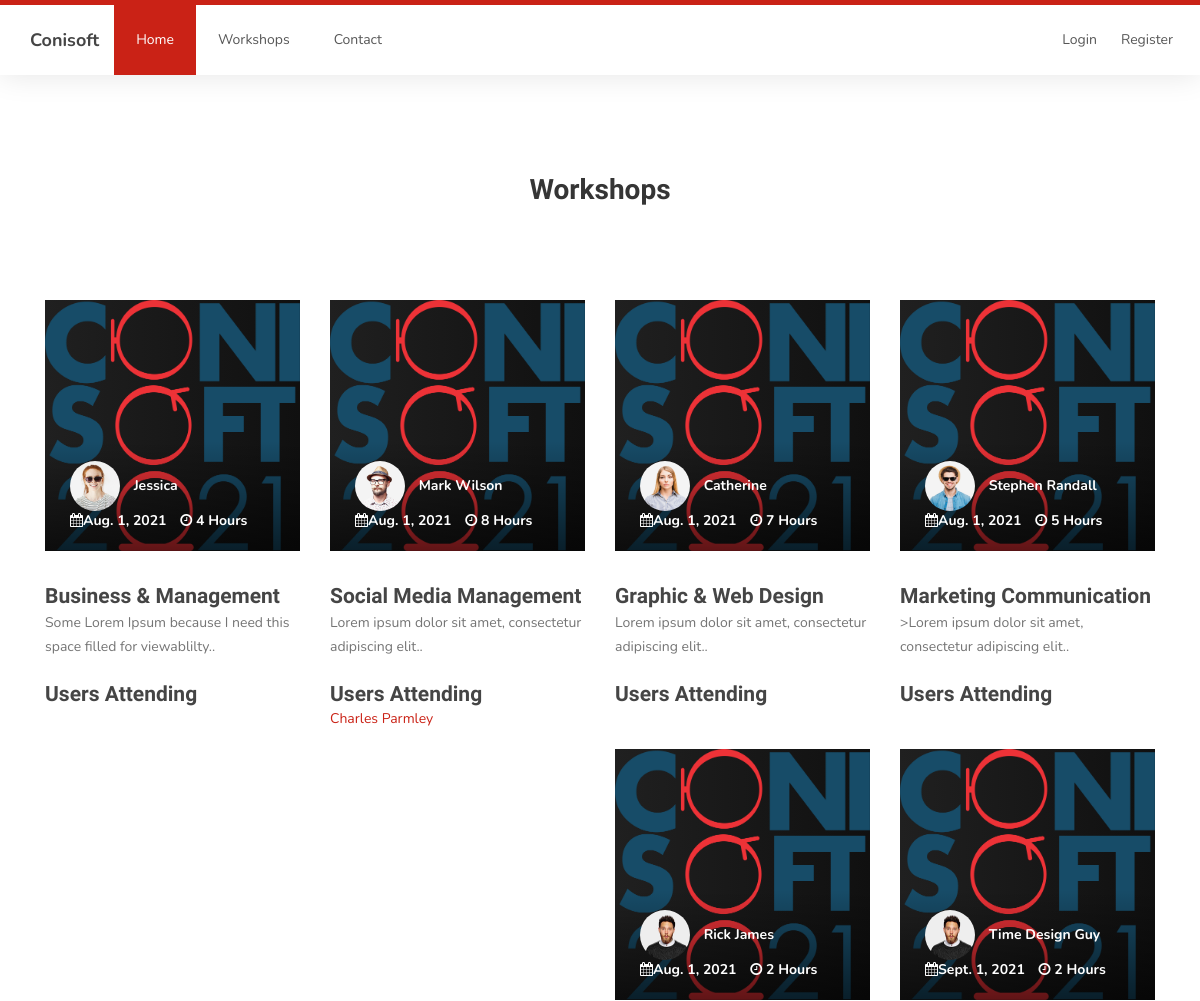
Page /workshops/detail (upper part) on the earlier database version.
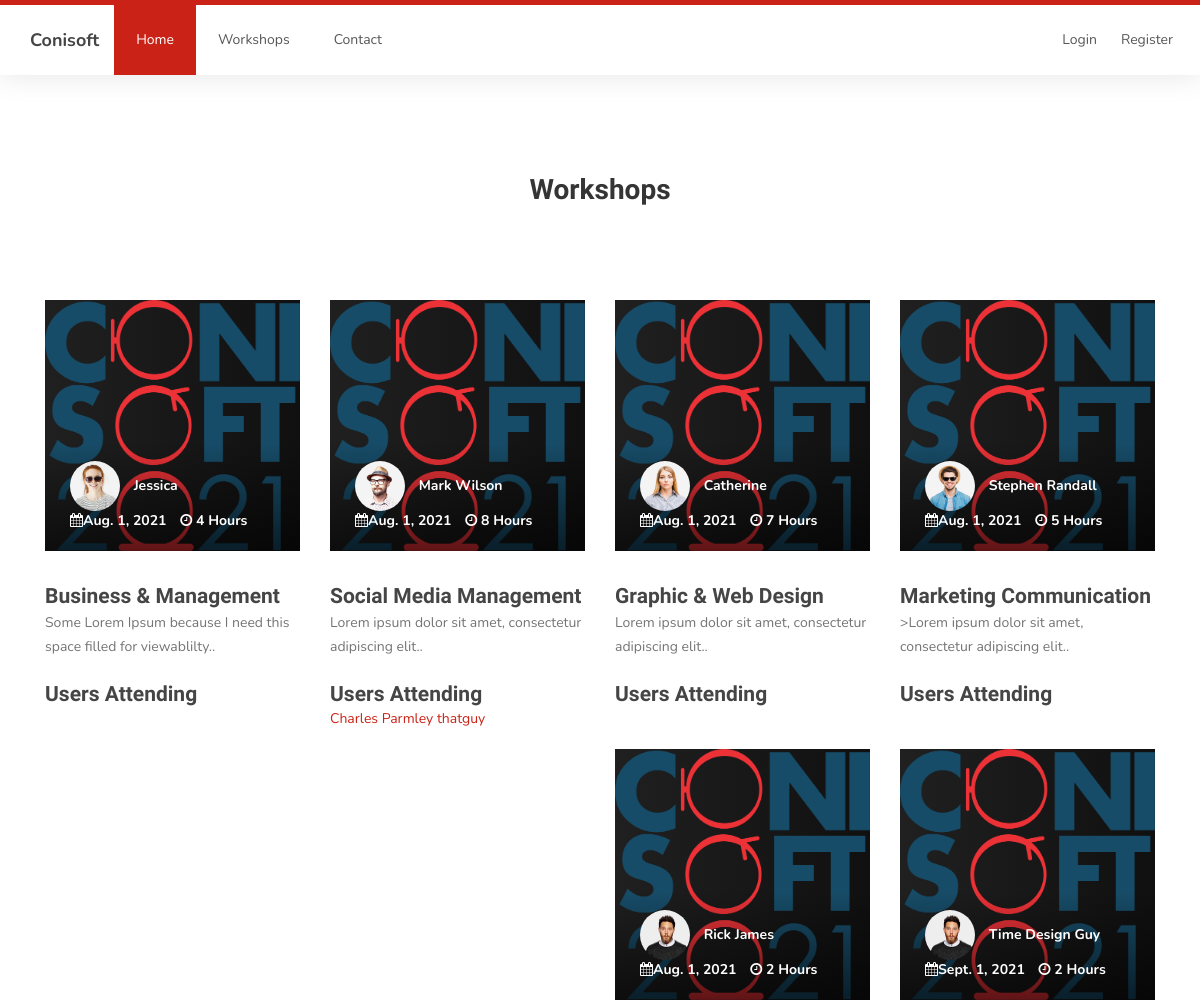
Same page on the later database version.
### mainApp/models.py (models this page shows, shortened)
class Course(models.Model):
    date = models.DateField()
    time = models.TimeField()
    time_length = models.IntegerField()
    name = models.CharField(max_length=200)
    email = models.EmailField(max_length=200, default="course@mail.com")
    description = models.CharField(max_length=200)
    presenter = models.CharField(max_length=200)
    image = models.ImageField(upload_to='images/', height_field=None, width_field=None, max_length=100, default="None/conisoft_logo_0SeqbbO.png")
    presenter_image = models.ImageField(upload_to='images/', height_field=None, width_field=None, max_length=100)
    attendants = models.IntegerField(default=0)
    max_size = models.IntegerField(default=20)
    zoom_link = models.CharField(blank=True, max_length=500)
    approved = models.BooleanField(default=False) # reciept approval
    context_object_name = 'Course'

class User(AbstractBaseUser):
    context_object_name = 'User'
    email = models.EmailField(
        verbose_name='email address',
        max_length=255,
        unique=True,
    )
    is_active = models.BooleanField(default=True)
    staff = models.BooleanField(default=False) # a admin user; non super-user
    admin = models.BooleanField(default=False) # a superuser
    Full_Name = models.CharField(max_length=200)
    industry_type = models.CharField(max_length=200)
    presenter = models.BooleanField(default=False)
    approved = models.BooleanField(default=False) # reciept approval
    paper = models.FileField('paper', upload_to='papers/', null=True, blank=True)
    guests = models.IntegerField(default=0, null=True)
    courses_subscribed = models.IntegerField(default=0)
    receipt_photo = models.ImageField('Receipt Photo', upload_to='receipts/', null=True, default='None')
    course_1_name = models.CharField(max_length=200, null=True, blank=True, default='None')
    course_1_id = models.IntegerField(default=0, null=True)
    course_1_link = models.CharField(max_length=200, null=True, default='None')
    USERNAME_FIELD = 'email'
    REQUIRED_FIELDS = [] # Email & Password are required by default.
    objects = UserManager()

### mainApp/views.py (the view)
        def obj_function(request):
            returned_objects_dictionary = {'courses':Course.objects.all(), 'users':User.objects.all()}
            return render(request, 'adminCourse.html', returned_objects_dictionary)

### mainApp/views.py (called while the page is built)
    def as_view():
        def obj_function(request):
            returned_objects_dictionary = {'courses':Course.objects.all(), 'users':User.objects.all()}
            return render(request, 'adminCourse.html', returned_objects_dictionary)
        return obj_function

### templates/adminCourse.html (shortened to what this page needs)
{% extends 'base.html' %}
{% load static %}
{% block style %}
<link rel="stylesheet" href="{% static 'css/custom.css' %}">
{% endblock %}
{% block content %}
<section id="courses">
    <div class="container">
        <div class="row">
            <div class="col-md-12 col-sm-12">
                <div class="section-title">
                    <h2>Workshops</h2>
                </div>
                {% for object in courses %}
                <div class="col-md-3 col-sm-3" style="margin-top: 4rem;">
                    <div class="item">
                        <div class="courses-thumb">
                            <div class="courses-top">
                                <div class="courses-image">
                                    <img src="{{ object.image.url }}" class="img-responsive" alt="">
                                </div>
                                <div class="courses-price" style="min-width: 100%;">
                                    <h3><a href="#">{{ object.name }}</a></h3>
                                    <p>{{ object.description }}.</p>
                                    <h3>Users Attending</h3>
                                        {% for user in users %}
                                            {% if user.course_1_name == object.name %}
                                                <a href="/admin/mainApp/user/{{user.id}}/change/" style="color: #ca2216;">{{ user.Full_Name }}</a>
                                            {% endif %}
                                        {% endfor %}
                                </div>
                                <div class="courses-date">
                                    <div class="courses-author">
                                        <img src='{{ object.presenter_image.url }}' class="img-responsive" alt="">
                                        <span>{{ object.presenter }}</span>
                                    </div>
                                    <span><i class="fa fa-calendar"></i>{{ object.date }}</span>
                                    <span><i class="fa fa-clock-o"></i> {{ object.time_length }} Hours</span>
                                </div>
                            </div>
                        </div>
                    </div>
                </div>
                {% endfor %}
            </div>
        </div>
    </div>
</section>
{% endblock content %}

Differences in the rows shown:
added User: Full_Name "thatguy", shown under Course "Social Media Management"
